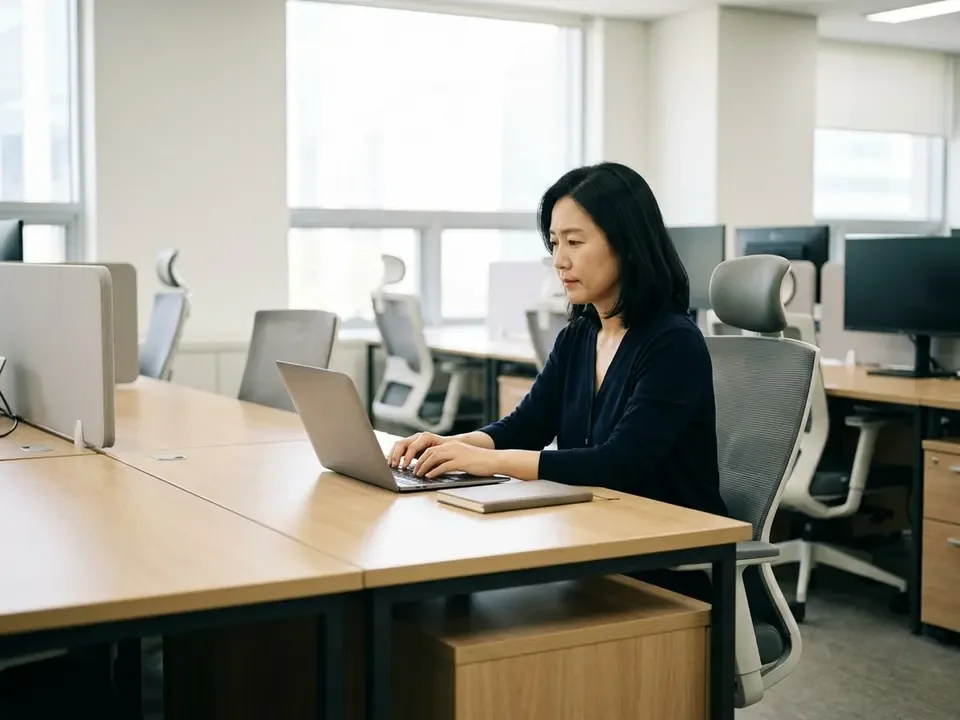
#> input picture toeic/app/images/p1/p1-001.webp, 960 x 720 px
$ python -i server.py   (imports and definitions only)
#> lines starting #> are read from the running program, lines starting #| are printed output that depends on the picture
### toeic/tools/forge/imgproc.py
# 교재 공방 — 그림 뒤처리. 게임 캐릭터 공방(C:\game\tools\charforge\imgproc.py)의 배경 제거·여백 자르기·축소·격자를 가져오고
# 교재용(선 그림 임계값, 장면 4:3 자르기, 캐스트 시트 합성)을 더했다.
import io
import numpy as np
from PIL import Image, ImageDraw
from scipy import ndimage


# [77 lines left out: functions load, cutout, corner_flood, keep_largest, not called in this run]


def bounds(im):
    a = np.asarray(im)
    ys, xs = np.where(a[..., 3] > 8)
    if len(xs) == 0:
        return None
    return int(xs.min()), int(ys.min()), int(xs.max()) + 1, int(ys.max()) + 1


# [24 lines left out: functions scale_frames, fit_max, not called in this run]


def to_png(im):
    buf = io.BytesIO(); im.save(buf, 'PNG'); return buf.getvalue()


# ---------- 교재용 ----------
# [67 lines left out: functions process_cut, process_line, process_scene, cast_sheet, grid_sheet, not called in this run]

### toeic/tools/forge/server.py
# 토익 사진 공방(forge) — 토익핏 Part 1 사진을 Google Flow 로 만들고 검수해 앱(app/images/p1)에 넣는 로컬 프로그램.
# 실행: python tools/forge/server.py   (또는 toeic\tools\photo-forge.cmd)  → 크롬 http://localhost:8767
# 파닉스 교재 공방(phonics/tools/forge/server.py)을 복사해 고친 것. 원본 저장소는 건드리지 않는다.
# 추가 설치 없음 (파이썬 표준 라이브러리 + PIL·numpy·scipy).
#
# 하는 일
#   1. 항목 목록은 data/part1.json 에서 자동 (plan.py): 문제 하나에 사진 하나
#   2. 생성: 플로우(교재 공방 Flow Bridge 확장 프로그램이 잡을 받아 간다. 확장 팝업의 서버 주소를 http://localhost:8767 로)
#   3. 뒤처리: 4:3 가운데 자르기 1200×900 → 검수(반드시 보여야 할 것·보이면 안 되는 것 확인) → 승인 → 앱에 넣기(960×720 WebP)
#
# 확장 프로그램용 끝점 (교재 공방과 같은 모양):
#   POST /functions/v1/flow-job-claim     → {job: {...}} 또는 {job: null}
#   POST /functions/v1/flow-job-complete  → {job_id, image_base64, image_mime, image_url, error}
#   POST /auth/v1/token                   → 가짜 토큰 (로그인 없음)
import base64, json, os, shutil, sys, threading, time, traceback, webbrowser
from http.server import ThreadingHTTPServer, BaseHTTPRequestHandler
from urllib.parse import urlparse, unquote, parse_qs

sys.path.insert(0, os.path.dirname(os.path.abspath(__file__)))
import presets, plan, imgproc, audio

ROOT = presets.ROOT
DATA = presets.ART_DATA
ADATA = presets.AUDIO_DATA
STATIC = os.path.join(os.path.dirname(os.path.abspath(__file__)), 'static')
SETTINGS_FILE = os.path.join(DATA, 'settings.json')
SECRETS_FILE = os.path.join(DATA, 'secrets.json')   # API 키. .gitignore 에 있다

CLAIM_TIMEOUT = 15 * 60   # 확장이 잡을 가져가고 이만큼 결과가 없으면 다시 대기열로
MAX_ATTEMPTS = 3
MIME = {'.png': 'image/png', '.jpg': 'image/jpeg', '.jpeg': 'image/jpeg', '.mp4': 'video/mp4', '.wav': 'audio/wav', '.mp3': 'audio/mpeg',
        '.html': 'text/html; charset=utf-8', '.js': 'application/javascript; charset=utf-8', '.css': 'text/css; charset=utf-8', '.json': 'application/json'}

lock = threading.RLock()
state = {'items': {}, 'sounds': {}, 'book': {}, 'units': [], 'settings': json.loads(json.dumps(presets.DEFAULT_SETTINGS)), 'secrets': {},
         'ext_seen': 0, 'log': [], 'done_times': [], 'gemini_busy': 0, 'gemini_last_error': '', 'tts_queue': [], 'tts_busy': 0, 'tts_last_error': ''}


# [8 lines left out: function log, not called in this run]


# ---------- 저장/읽기 ----------
# art-src/forge/<kind>/<id>/raw.png · cut.png|jpg|mp4 · item.json      audio-src/forge/<id>/cand_<n>.wav · final.mp3 · item.json
def item_dir(it): return os.path.join(DATA, it['kind'], it['id'])
def sound_dir(s): return os.path.join(ADATA, s['id'])


# [5 lines left out: function write_json, not called in this run]


def save_item(it): write_json(os.path.join(item_dir(it), 'item.json'), it)
def save_sound(s): write_json(os.path.join(sound_dir(s), 'item.json'), s)
def save_settings(): write_json(SETTINGS_FILE, state['settings'])
def save_secrets(): write_json(SECRETS_FILE, state['secrets'])


def read_json(path):
    try: return json.load(open(path, encoding='utf-8'))
    except Exception: return None


KEEP_ITEM = ('status', 'raw', 'cut', 'attempts', 'error', 'updated', 'auto_approved', 'flow_url', 'prompt_edited', 'applied', 'gen', 'asset_no', 'claimed_at', 'made_from')
KEEP_SOUND = ('cands', 'approved', 'final', 'applied', 'text_edited', 'voice', 'error')


# [30 lines left out: functions rebuild, load_all, not called in this run]


def gemini_key(): return (state['secrets'].get('gemini_key') or '').strip()


# [4 lines left out: function effective_gen, not called in this run]


def is_ref_item(it):
    """사람이 승인해야 다음으로 넘어가는 기준 그림: 캐릭터 ref 자세, 첫 글자나무."""
    return (it['kind'] == 'char' and it.get('pose') == 'ref') or (it['kind'] == 'tree' and not it.get('reference'))


def ref_item(it):
    return state['items'].get(it.get('reference') or '')


def ref_ready(it):
    r = ref_item(it)
    return r is not None and r['status'] == 'approved' and bool(r.get('cut')) and os.path.exists(os.path.join(item_dir(r), r['cut']))


# [98 lines left out: functions ref_file, asset_no, put_image, trash_files, item_action, apply_item and 1 more, not called in this run]


def cast_refs():
    return [state['items'].get(f'char_{cid}_ref') for cid in plan.cast_order(state['book'])]


# [26 lines left out: functions ensure_cast_sheet, make_sheet, not called in this run]


# ---------- 결과 검증: 그 캐릭터가 맞나 (참조 첨부가 안 되면 다른 캐릭터가 나온다) — 캐릭터 공방 check_identity 와 같은 방식 ----------
def signature(path):
#> called with path = '../../app/images/p1/p1-001.webp'
    import numpy as np
    from PIL import Image
    im = Image.open(path).convert('RGBA')
    b = imgproc.bounds(im)
#> b = (0, 0, 960, 720)
    if not b: return None
    im = im.crop(b)
    hsv = np.asarray(im.convert('HSV')).astype(np.float32)
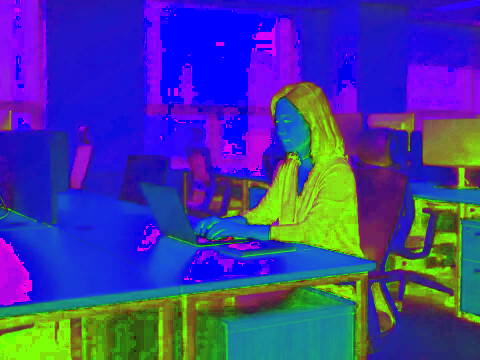
#> hsv: shape (720, 960, 3) float32 (shown at 1/2 size); mean R, G, B 63.7, 60.2, 156.7
    a = np.asarray(im)[..., 3].astype(np.float32) / 255.0
#> a: shape (720, 960) float32; every value is 1
    h = (hsv[..., 0] / 256 * 12).astype(int).clip(0, 11); sa = (hsv[..., 1] / 256 * 3).astype(int).clip(0, 2); v = (hsv[..., 2] / 256 * 3).astype(int).clip(0, 2)
#> after `h = (hsv[..., 0] / 256 * 12).astype(int).clip(0, 11)`:
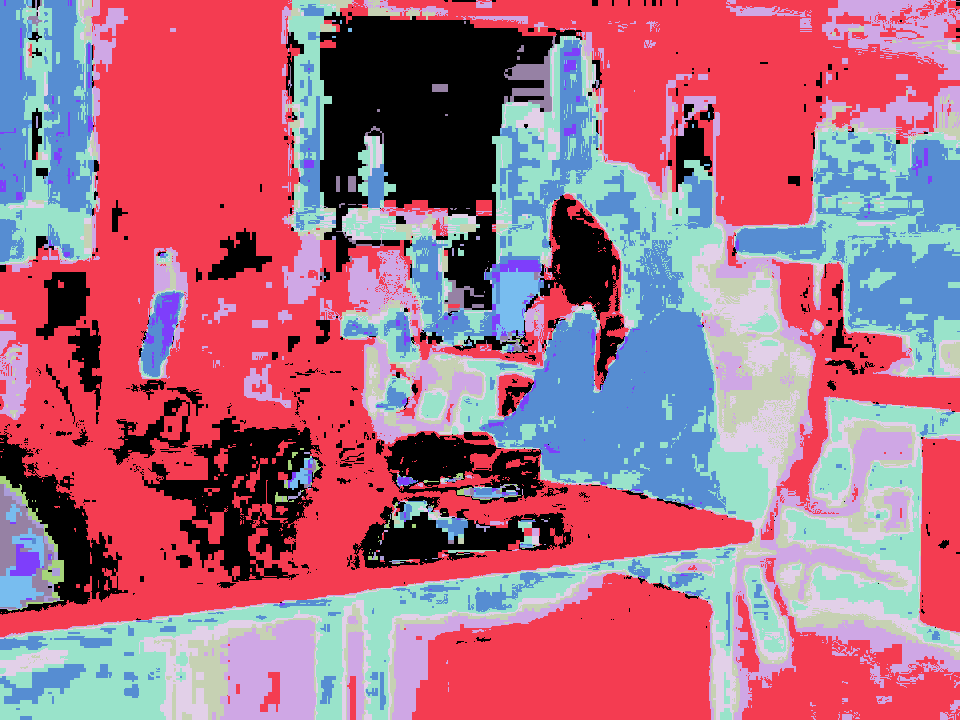
#> h: shape (720, 960) int64; 12 distinct labels, from 0 to 11; one colour per label, 0 black
#> after `sa = (hsv[..., 1] / 256 * 3).astype(int).clip(0, 2)`:
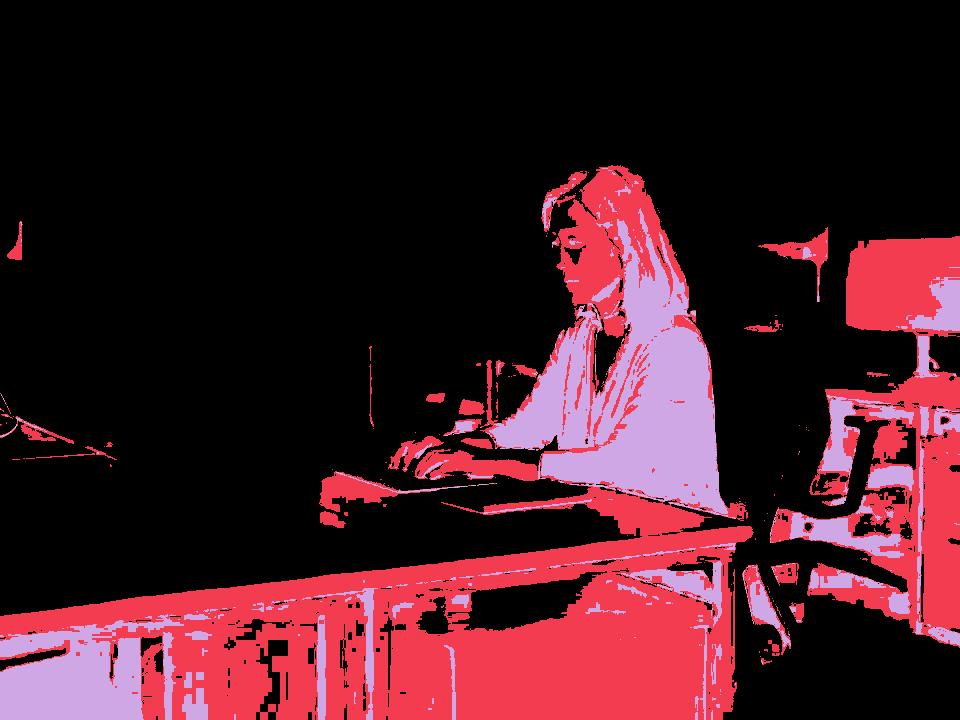
#> sa: shape (720, 960) int64; 3 distinct labels, from 0 to 2; one colour per label, 0 black
#> after `v = (hsv[..., 2] / 256 * 3).astype(int).clip(0, 2)`:
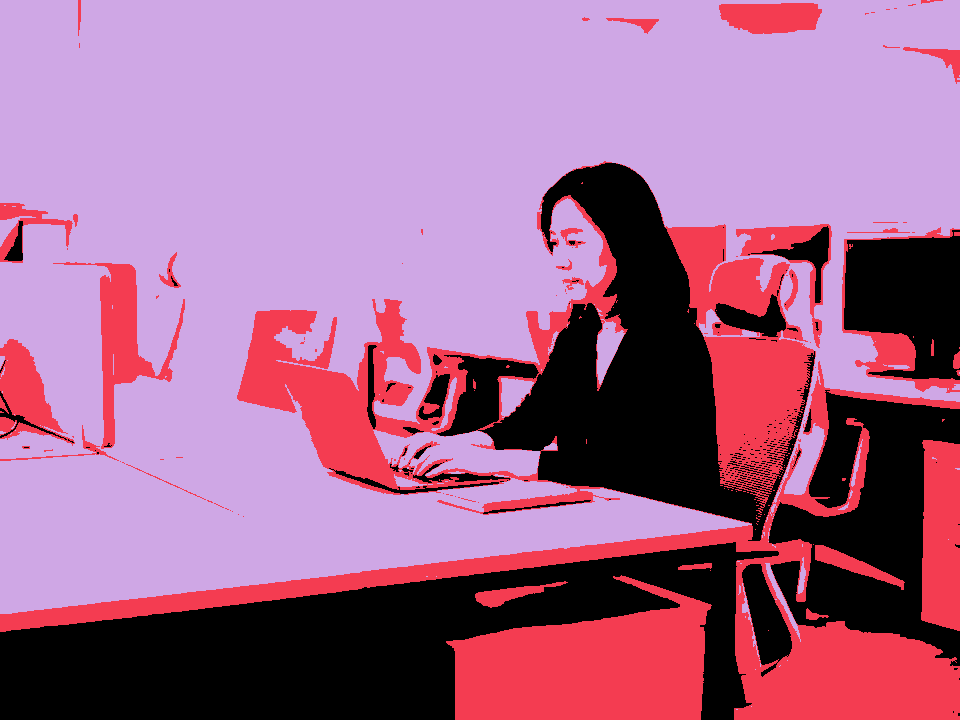
#> v: shape (720, 960) int64; 3 distinct labels, from 0 to 2; one colour per label, 0 black
    idx = h * 9 + sa * 3 + v
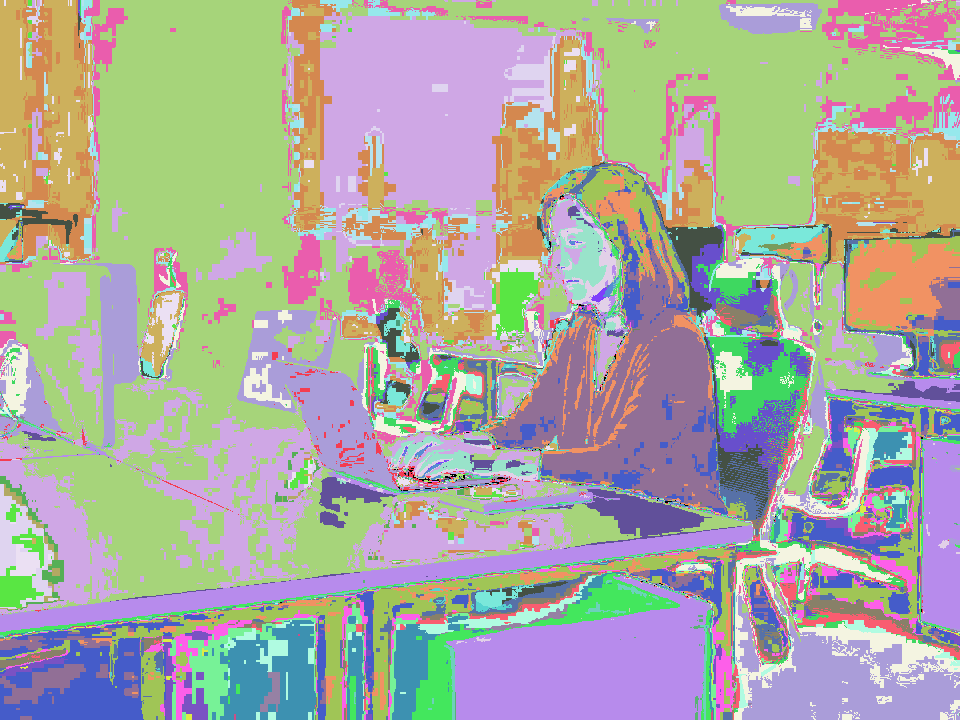
#> idx: shape (720, 960) int64; 68 distinct labels, from 0 to 105; one colour per label, 0 black
    hist = np.bincount(idx.ravel(), weights=a.ravel(), minlength=108).astype(np.float32)
#> hist = 108 values, max 173426 at index 11, min 0 at index 8, mean 6400
    hist /= max(hist.sum(), 1e-6)
#> hist = 108 values, max 0.251 at index 11, min 0 at index 8, mean 0.00926
    sil = np.asarray(Image.fromarray((a * 255).astype(np.uint8)).resize((16, 16), Image.BILINEAR)).astype(np.float32).ravel() / 255.0
#> sil = 256 values from 1 to 1
    return hist, sil


# [72 lines left out: functions similarity, ref_signatures, check_identity, verify_all, housekeeping, pick_job, not called in this run]


def port(): return int(state['settings'].get('port', 8767))


# [151 lines left out: functions claim_job, fail_job, complete_job, gemini_generate, gemini_run_one, gemini_loop and 2 more, not called in this run]


def next_cand_no(s): return max([c['n'] for c in s['cands']] + [0]) + 1


# [10 lines left out: function add_cand, not called in this run]


def norm_text(t):
    return ' '.join(''.join(ch if ch.isalnum() or ch == ' ' else ' ' for ch in str(t).lower()).split())


# [10 lines left out: function apply_check, not called in this run]


def tts_enqueue(s, text, voice):
    state['tts_queue'].append({'kind': 'tts', 'id': s['id'], 'text': tts_script(s, text), 'voice': voice})
    s['busy'] = s.get('busy', 0) + 1


def cut_enqueue(s):
    """잘라내기 후보: 단어 음성이 아직 없으면 뒤로 미뤄 다시 시도한다 (generate_all 때 단어와 함께 걸어 둘 수 있게)."""
    state['tts_queue'].append({'kind': 'cut', 'id': s['id'], 'tries': 0}); s['busy'] = s.get('busy', 0) + 1


# [79 lines left out: functions tts_loop, cut_candidate, approve_sound, not called in this run]


def unapprove_sound(s):
    s['approved'] = None; s['final'] = ''; s['applied'] = ''; save_sound(s)


# [79 lines left out: functions delete_cand, apply_sound, sound_view, counts, sound_counts, item_view and 2 more, not called in this run]


# ---------- HTTP ----------
class H(BaseHTTPRequestHandler):
    def log_message(self, *a): pass

    # [20 lines left out: functions send_json, send_bytes, send_file, not called in this run]

    def body(self):
        n = int(self.headers.get('Content-Length') or 0)
        return self.rfile.read(n) if n else b''

    def body_json(self):
        b = self.body()
        return json.loads(b.decode('utf-8')) if b else {}

    # [230 lines left out: functions do_OPTIONS, do_GET, do_PUT, do_DELETE, do_POST, open_browser and 1 more, not called in this run]


# [2 lines not run here, left out]

>>> result = signature('../../app/images/p1/p1-001.webp')

$ run again, on toeic/app/images/p1/p1-009.webp
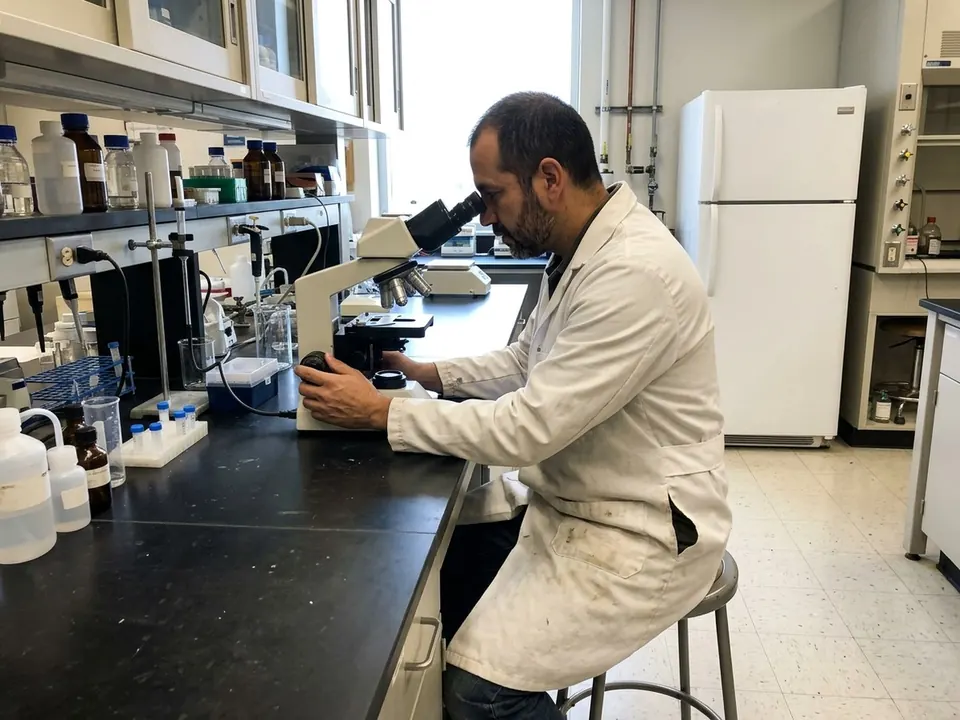
#> input picture toeic/app/images/p1/p1-009.webp, 960 x 720 px
#> b = (0, 0, 960, 720)
#> a: shape (720, 960) float32; every value is 1
#> h: shape (720, 960) int64; 12 distinct labels, from 0 to 11
#> sa: shape (720, 960) int64; 3 distinct labels, from 0 to 2
#> in signature, `v = (hsv[..., 2] / 256 * 3).astype(int).clip(0, 2)`:
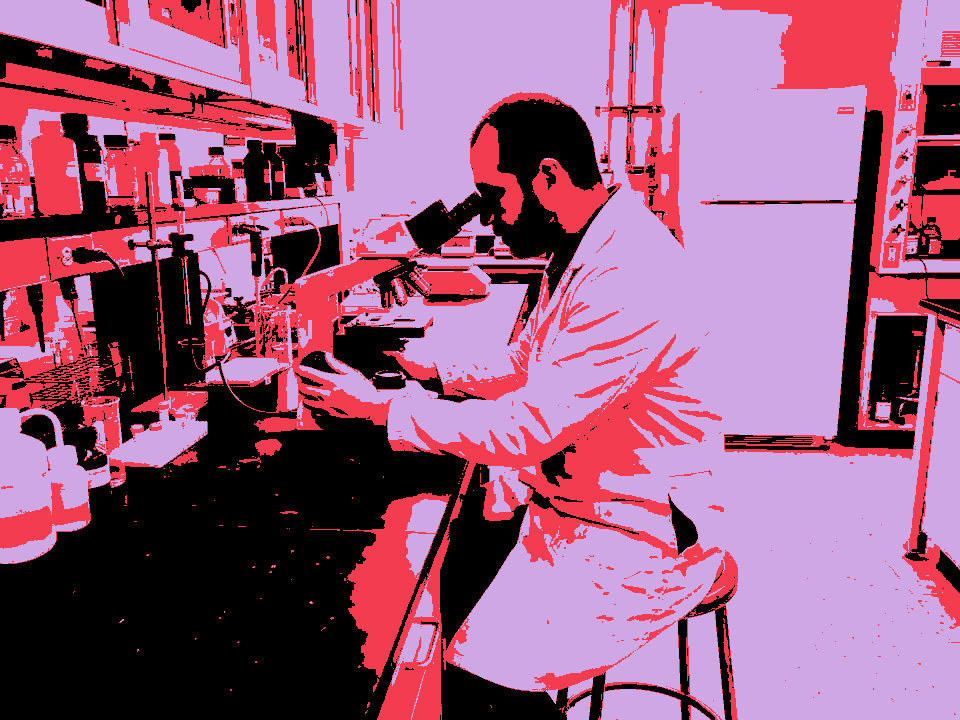
#> v: shape (720, 960) int64; 3 distinct labels, from 0 to 2; one colour per label, 0 black
#> in signature, `idx = h * 9 + sa * 3 + v`:
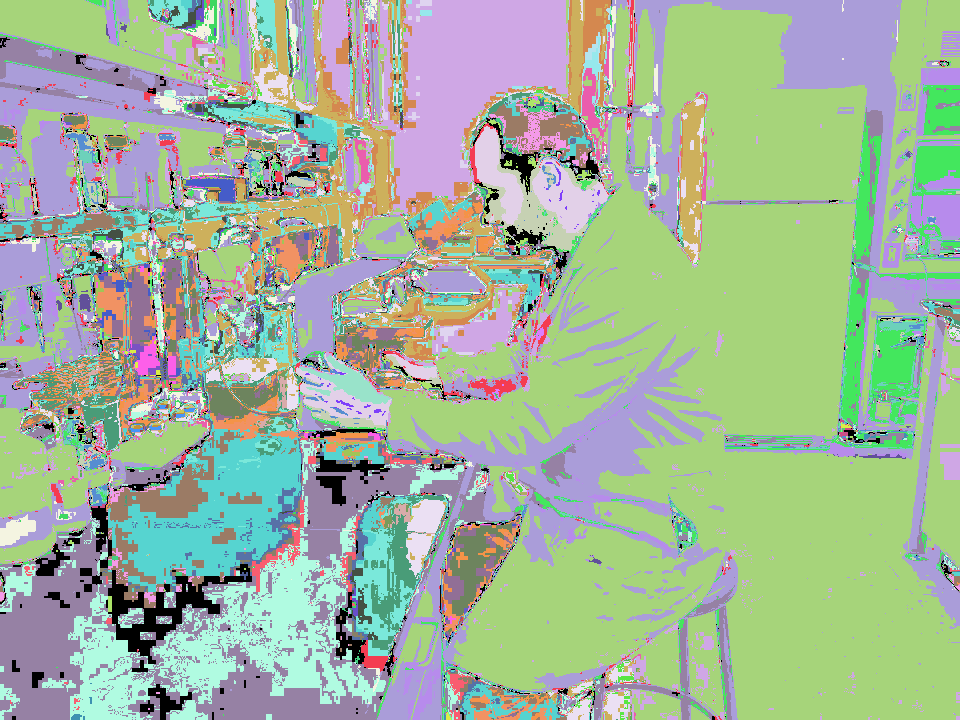
#> idx: shape (720, 960) int64; 79 distinct labels, from 0 to 105; one colour per label, 0 black
#> in signature, `hist = np.bincount(idx.ravel(), weights=a.ravel(), minlength=108).asty..`: hist = 108 values, max 243472 at index 11, min 0 at index 8, mean 6400
#> in signature, `hist /= max(hist.sum(), 1e-6)`: hist = 108 values, max 0.352 at index 11, min 0 at index 8, mean 0.00926
#> sil = 256 values from 1 to 1
